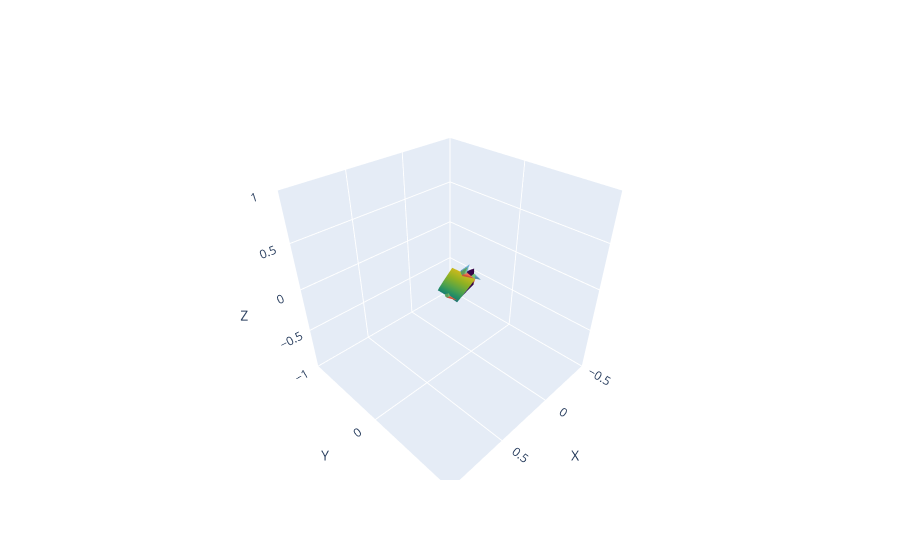

Notebook source saved alongside this figure:
### Markdown cell above
Here we plot the ribbon configuration at various step of the continuation. In our case, continuations are typically used to assure convergence by increasing slowly the stresses apply on the ribbon and to boundary condition. The final solution is the always the solution with the maximum index. It can be usfull the plot various solutions index just to make sure that we obtain the right solution at the end. (That the solutions looks smooth)

### Code cell
fig = plot_3D_ribbons_from_process_solution(solution_df, solution_indices = [10], n_arrows = 3)

### Figure 1 — Plotly figure (JSON) as saved in the notebook; plotly's stock layout.template omitted (floating-point values rounded to 4 significant figures; data arrays with more than 128 entries replaced by an {"elided": "..."} marker saying what was removed)
{"data": [{"anchor": "tail", "colorscale": [[0, "rgb(247,251,255)"], [0.125, "rgb(222,235,247)"], [0.25, "rgb(198,219,239)"], [0.375, "rgb(158,202,225)"], [0.5, "rgb(107,174,214)"], [0.625, "rgb(66,146,198)"], [0.75, "rgb(33,113,181)"], [0.875, "rgb(8,81,156)"], [1, "rgb(8,48,107)"]], "name": "d1", "showscale": false, "sizemode": "absolute", "sizeref": 0.09, "type": "cone", "u": [0], "v": [1], "w": [0], "x": [-2.221e-23], "y": [-7.129e-25], "z": [-2.319e-23]}, {"anchor": "tail", "colorscale": [[0, "rgb(255,245,240)"], [0.125, "rgb(254,224,210)"], [0.25, "rgb(252,187,161)"], [0.375, "rgb(252,146,114)"], [0.5, "rgb(251,106,74)"], [0.625, "rgb(239,59,44)"], [0.75, "rgb(203,24,29)"], [0.875, "rgb(165,15,21)"], [1, "rgb(103,0,13)"]], "name": "d2", "showscale": false, "sizemode": "absolute", "sizeref": 0.09, "type": "cone", "u": [0], "v": [0], "w": [-1], "x": [-2.221e-23], "y": [-7.129e-25], "z": [-2.319e-23]}, {"anchor": "tail", "colorscale": [[0, "rgb(247,252,245)"], [0.125, "rgb(229,245,224)"], [0.25, "rgb(199,233,192)"], [0.375, "rgb(161,217,155)"], [0.5, "rgb(116,196,118)"], [0.625, "rgb(65,171,93)"], [0.75, "rgb(35,139,69)"], [0.875, "rgb(0,109,44)"], [1, "rgb(0,68,27)"]], "name": "d3", "showscale": false, "sizemode": "absolute", "sizeref": 0.09, "type": "cone", "u": [1], "v": [0], "w": [8.292e-26], "x": [-2.221e-23], "y": [-7.129e-25], "z": [-2.319e-23]}, {"anchor": "tail", "colorscale": [[0, "rgb(247,251,255)"], [0.125, "rgb(222,235,247)"], [0.25, "rgb(198,219,239)"], [0.375, "rgb(158,202,225)"], [0.5, "rgb(107,174,214)"], [0.625, "rgb(66,146,198)"], [0.75, "rgb(33,113,181)"], [0.875, "rgb(8,81,156)"], [1, "rgb(8,48,107)"]], "name": "d1", "showscale": false, "sizemode": "absolute", "sizeref": 0.09, "type": "cone", "u": [-0.4479], "v": [0.6188], "w": [0.6454], "x": [0.2432], "y": [0.04175], "z": [0.01684]}, {"anchor": "tail", "colorscale": [[0, "rgb(255,245,240)"], [0.125, "rgb(254,224,210)"], [0.25, "rgb(252,187,161)"], [0.375, "rgb(252,146,114)"], [0.5, "rgb(251,106,74)"], [0.625, "rgb(239,59,44)"], [0.75, "rgb(203,24,29)"], [0.875, "rgb(165,15,21)"], [1, "rgb(103,0,13)"]], "name": "d2", "showscale": false, "sizemode": "absolute", "sizeref": 0.09, "type": "cone", "u": [-0.1217], "v": [0.6729], "w": [-0.7296], "x": [0.2432], "y": [0.04175], "z": [0.01684]}, {"anchor": "tail", "colorscale": [[0, "rgb(247,252,245)"], [0.125, "rgb(229,245,224)"], [0.25, "rgb(199,233,192)"], [0.375, "rgb(161,217,155)"], [0.5, "rgb(116,196,118)"], [0.625, "rgb(65,171,93)"], [0.75, "rgb(35,139,69)"], [0.875, "rgb(0,109,44)"], [1, "rgb(0,68,27)"]], "name": "d3", "showscale": false, "sizemode": "absolute", "sizeref": 0.09, "type": "cone", "u": [0.8858], "v": [0.4053], "w": [0.2261], "x": [0.2432], "y": [0.04175], "z": [0.01684]}, {"anchor": "tail", "colorscale": [[0, "rgb(247,251,255)"], [0.125, "rgb(222,235,247)"], [0.25, "rgb(198,219,239)"], [0.375, "rgb(158,202,225)"], [0.5, "rgb(107,174,214)"], [0.625, "rgb(66,146,198)"], [0.75, "rgb(33,113,181)"], [0.875, "rgb(8,81,156)"], [1, "rgb(8,48,107)"]], "name": "d1", "showscale": false, "sizemode": "absolute", "sizeref": 0.09, "type": "cone", "u": [-0.8624], "v": [-0.1198], "w": [0.4918], "x": [0.4316], "y": [0.2124], "z": [0.1722]}, {"anchor": "tail", "colorscale": [[0, "rgb(255,245,240)"], [0.125, "rgb(254,224,210)"], [0.25, "rgb(252,187,161)"], [0.375, "rgb(252,146,114)"], [0.5, "rgb(251,106,74)"], [0.625, "rgb(239,59,44)"], [0.75, "rgb(203,24,29)"], [0.875, "rgb(165,15,21)"], [1, "rgb(103,0,13)"]], "name": "d2", "showscale": false, "sizemode": "absolute", "sizeref": 0.09, "type": "cone", "u": [-0.3814], "v": [0.7927], "w": [-0.4756], "x": [0.4316], "y": [0.2124], "z": [0.1722]}, {"anchor": "tail", "colorscale": [[0, "rgb(247,252,245)"], [0.125, "rgb(229,245,224)"], [0.25, "rgb(199,233,192)"], [0.375, "rgb(161,217,155)"], [0.5, "rgb(116,196,118)"], [0.625, "rgb(65,171,93)"], [0.75, "rgb(35,139,69)"], [0.875, "rgb(0,109,44)"], [1, "rgb(0,68,27)"]], "name": "d3", "showscale": false, "sizemode": "absolute", "sizeref": 0.09, "type": "cone", "u": [0.3329], "v": [0.5978], "w": [0.7293], "x": [0.4316], "y": [0.2124], "z": [0.1722]}, {"anchor": "tail", "colorscale": [[0, "rgb(247,251,255)"], [0.125, "rgb(222,235,247)"], [0.25, "rgb(198,219,239)"], [0.375, "rgb(158,202,225)"], [0.5, "rgb(107,174,214)"], [0.625, "rgb(66,146,198)"], [0.75, "rgb(33,113,181)"], [0.875, "rgb(8,81,156)"], [1, "rgb(8,48,107)"]], "name": "d1", "showscale": false, "sizemode": "absolute", "sizeref": 0.09, "type": "cone", "u": [-0.9039], "v": [-0.3687], "w": [0.2167], "x": [0.4789], "y": [0.4509], "z": [0.5387]}, {"anchor": "tail", "colorscale": [[0, "rgb(255,245,240)"], [0.125, "rgb(254,224,210)"], [0.25, "rgb(252,187,161)"], [0.375, "rgb(252,146,114)"], [0.5, "rgb(251,106,74)"], [0.625, "rgb(239,59,44)"], [0.75, "rgb(203,24,29)"], [0.875, "rgb(165,15,21)"], [1, "rgb(103,0,13)"]], "name": "d2", "showscale": false, "sizemode": "absolute", "sizeref": 0.09, "type": "cone", "u": [-0.4277], "v": [0.7814], "w": [-0.4545], "x": [0.4789], "y": [0.4509], "z": [0.5387]}, {"anchor": "tail", "colorscale": [[0, "rgb(247,252,245)"], [0.125, "rgb(229,245,224)"], [0.25, "rgb(199,233,192)"], [0.375, "rgb(161,217,155)"], [0.5, "rgb(116,196,118)"], [0.625, "rgb(65,171,93)"], [0.75, "rgb(35,139,69)"], [0.875, "rgb(0,109,44)"], [1, "rgb(0,68,27)"]], "name": "d3", "showscale": false, "sizemode": "absolute", "sizeref": 0.09, "type": "cone", "u": [0.001744], "v": [0.5035], "w": [0.864], "x": [0.4789], "y": [0.4509], "z": [0.5387]}, {"colorscale": [[0, "#440154"], [0.1111, "#482878"], [0.2222, "#3e4989"], [0.3333, "#31688e"], [0.4444, "#26828e"], [0.5556, "#1f9e89"], [0.6667, "#35b779"], [0.7778, "#6ece58"], [0.8889, "#b5de2b"], [1, "#fde725"]], "name": "Ribbon 10", "showscale": false, "surfacecolor": {"elided": "1601x20 float values"}, "type": "surface", "x": {"elided": "1601x20 float values"}, "y": {"elided": "1601x20 float values"}, "z": {"elided": "1601x20 float values"}}], "layout": {"scene": {"aspectmode": "manual", "aspectratio": {"x": 1, "y": 1, "z": 1}, "xaxis": {"range": [-0.5, 1], "title": {"text": "X"}}, "yaxis": {"range": [-1, 1], "title": {"text": "Y"}}, "zaxis": {"range": [-1, 1], "title": {"text": "Z"}}}}}
